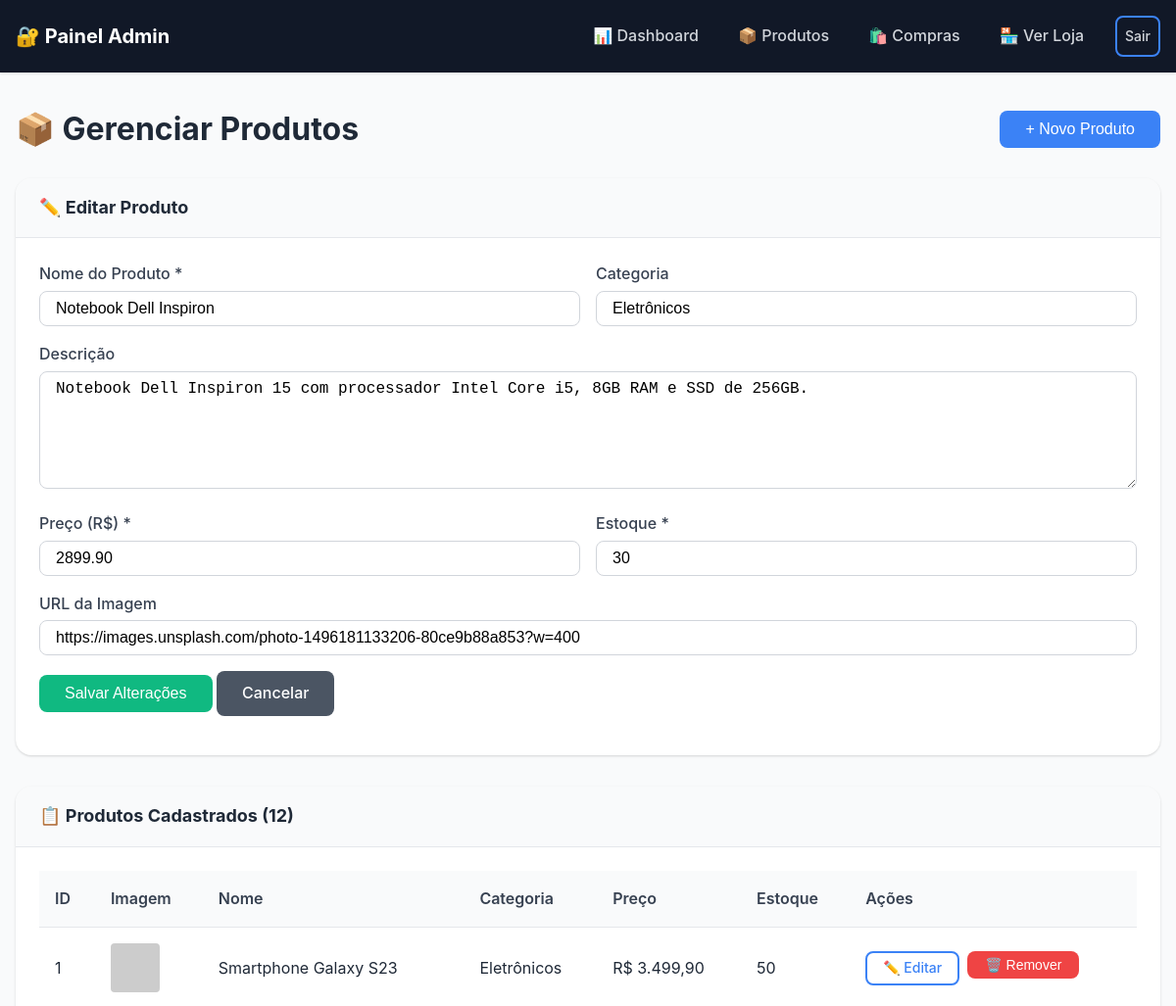
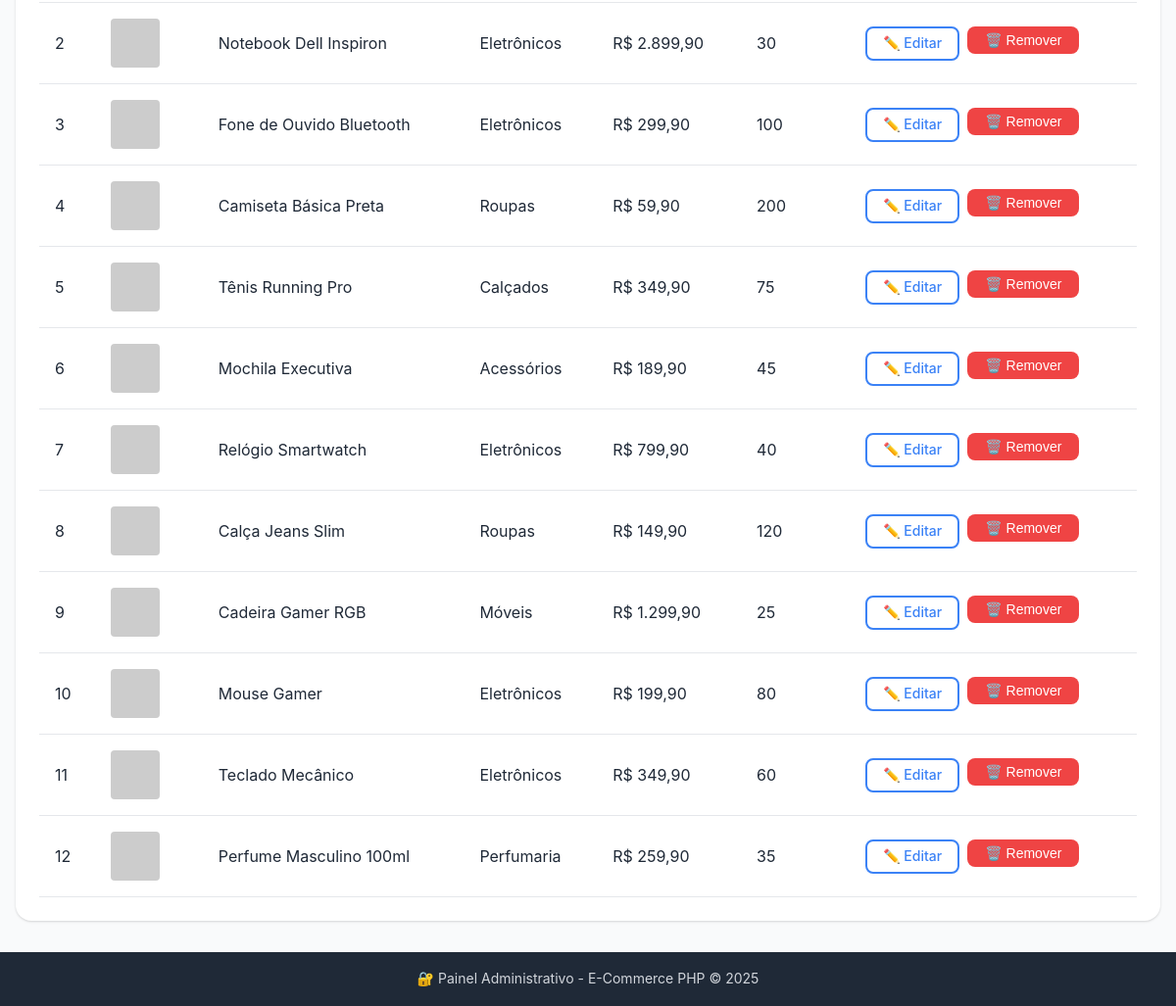
/admin/produtos.php?editar=2 (signed in), run on the app's committed database (2 pictures, top to bottom).
### tables this page shows
CREATE TABLE IF NOT EXISTS produtos (
    id INT AUTO_INCREMENT PRIMARY KEY,
    nome VARCHAR(200) NOT NULL,
    descricao TEXT,
    preco DECIMAL(10, 2) NOT NULL,
    estoque INT NOT NULL DEFAULT 0,
    categoria VARCHAR(50),
    imagem VARCHAR(500),
    ativo TINYINT(1) DEFAULT 1,
    data_cadastro TIMESTAMP DEFAULT CURRENT_TIMESTAMP,
    INDEX idx_categoria (categoria),
    INDEX idx_ativo (ativo)
);

### includes/functions.php (called while the page is built, shortened)
<?php
function escape($string) {
    return htmlspecialchars($string, ENT_QUOTES, 'UTF-8');
}
function formatMoney($value) {
    return 'R$ ' . number_format($value, 2, ',', '.');
}

### admin/produtos.php (the view, shortened to what this page needs)
<?php
require_once '../includes/functions.php';
$pdo = getConnection();
$editando = false;
$produtoEdit = null;
if (isset($_GET['editar'])) {
    $id = (int) $_GET['editar'];
    $stmt = $pdo->prepare("SELECT * FROM produtos WHERE id = ?");
    $stmt->execute([$id]);
    $produtoEdit = $stmt->fetch();
    if ($produtoEdit) {
        $editando = true;
    }
}
$produtos = $pdo->query("SELECT * FROM produtos WHERE ativo = 1 ORDER BY data_cadastro DESC")->fetchAll();
include 'includes/admin_header.php';
?>
<div class="admin-actions">
    <h1>📦 Gerenciar Produtos</h1>
    <button type="button" class="btn btn-primary" onclick="document.getElementById('formProduto').scrollIntoView({behavior: 'smooth'})">
        + Novo Produto
    </button>
</div>
<div class="card mb-2" id="formProduto">
    <div class="card-header">
        <h3><?php echo $editando ? '✏️ Editar Produto' : '➕ Novo Produto'; ?></h3>
    </div>
    <div class="card-body">
        <form method="POST" action="">
            <div class="form-row">
                <div class="form-group" style="flex: 2;">
                    <label for="nome" class="form-label">Nome do Produto *</label>
                    <input type="text"
                           id="nome"
                           name="nome"
                           class="form-control"
                           value="<?php echo $editando ? escape($produtoEdit['nome']) : ''; ?>"
                           required>
                </div>
                <div class="form-group" style="flex: 1;">
                    <label for="categoria" class="form-label">Categoria</label>
                    <input type="text"
                           id="categoria"
                           name="categoria"
                           class="form-control"
                           list="categorias"
                           value="<?php echo $editando ? escape($produtoEdit['categoria']) : ''; ?>">
                </div>
            </div>
            <div class="form-group">
                <label for="descricao" class="form-label">Descrição</label>
                <textarea id="descricao"
                          name="descricao"
                          class="form-control"
                          rows="3"><?php echo $editando ? escape($produtoEdit['descricao']) : ''; ?></textarea>
            </div>
            <div class="form-row">
                <div class="form-group">
                    <label for="preco" class="form-label">Preço (R$) *</label>
                    <input type="number"
                           id="preco"
                           name="preco"
                           class="form-control"
                           step="0.01"
                           min="0"
                           value="<?php echo $editando ? $produtoEdit['preco'] : ''; ?>"
                           required>
                </div>
                <div class="form-group">
                    <label for="estoque" class="form-label">Estoque *</label>
                    <input type="number"
                           id="estoque"
                           name="estoque"
                           class="form-control"
                           min="0"
                           value="<?php echo $editando ? $produtoEdit['estoque'] : '0'; ?>"
                           required>
                </div>
            </div>
            <div class="form-group">
                <label for="imagem" class="form-label">URL da Imagem</label>
                <input type="url"
                       id="imagem"
                       name="imagem"
                       class="form-control"
                       placeholder="https://exemplo.com/imagem.jpg"
                       value="<?php echo $editando ? escape($produtoEdit['imagem']) : ''; ?>">
            </div>
            <div class="form-group">
                <button type="submit" class="btn btn-success">
                    <?php echo $editando ? 'Salvar Alterações' : 'Cadastrar Produto'; ?>
                </button>
                <?php if ($editando): ?>
                    <a href="produtos.php" class="btn btn-secondary">Cancelar</a>
                <?php endif; ?>
            </div>
        </form>
    </div>
</div>
<div class="card">
    <div class="card-header">
        <h3>📋 Produtos Cadastrados (<?php echo count($produtos); ?>)</h3>
    </div>
    <div class="card-body">
        <?php if (empty($produtos)): ?>
            <p class="text-muted text-center">Nenhum produto cadastrado</p>
        <?php else: ?>
            <div class="table-responsive">
                <table class="table">
                    <thead>
                        <tr>
                            <th>ID</th>
                            <th>Imagem</th>
                            <th>Nome</th>
                            <th>Categoria</th>
                            <th>Preço</th>
                            <th>Estoque</th>
                            <th>Ações</th>
                        </tr>
                    </thead>
                    <tbody>
                        <?php foreach ($produtos as $produto): ?>
                            <tr>
                                <td><?php echo $produto['id']; ?></td>
                                <td>
                                    <img src="<?php echo escape($produto['imagem']); ?>"
                                         alt="<?php echo escape($produto['nome']); ?>"
                                         style="width: 50px; height: 50px; object-fit: cover; border-radius: 4px;"
                                         onerror="this.src='https://via.placeholder.com/50x50?text=Img'">
                                </td>
                                <td><?php echo escape($produto['nome']); ?></td>
                                <td><?php echo escape($produto['categoria']); ?></td>
                                <td><?php echo formatMoney($produto['preco']); ?></td>
                                <td>
                                    <span class="<?php echo $produto['estoque'] < 5 ? ($produto['estoque'] == 0 ? 'text-danger' : 'text-warning') : ''; ?>">
                                        <?php echo $produto['estoque']; ?>
                                    </span>
                                </td>
                                <td>
                                    <div class="table-actions">
                                        <a href="produtos.php?editar=<?php echo $produto['id']; ?>"
                                           class="btn btn-sm btn-outline">
                                            ✏️ Editar
                                        </a>
                                        <form method="POST" style="display: inline;"
                                              onsubmit="return confirm('Tem certeza que deseja remover este produto?')">
                                            <button type="submit" class="btn btn-sm btn-danger">
                                                🗑️ Remover
                                            </button>
                                        </form>
                                    </div>
                                </td>
                            </tr>
                        <?php endforeach; ?>
                    </tbody>
                </table>
            </div>
        <?php endif; ?>
    </div>
</div>
<?php include 'includes/admin_footer.php'; ?>

### css/style.css (style rules this page uses)
:root { --primary-color: #3b82f6; --primary-hover: #2563eb; --secondary-color: #6366f1; --success-color: #10b981; --warning-color: #f59e0b; --danger-color: #ef4444; --info-color: #06b6d4; --white: #ffffff; --gray-50: #f9fafb; --gray-100: #f3f4f6; --gray-200: #e5e7eb; --gray-300: #d1d5db; --gray-400: #9ca3af; --gray-500: #6b7280; --gray-600: #4b5563; --gray-700: #374151; --gray-800: #1f2937; --gray-900: #111827; --font-family: -apple-system, BlinkMacSystemFont, 'Segoe UI', Roboto, Oxygen, Ubuntu, sans-serif; --font-size-xs: 0.75rem; --font-size-sm: 0.875rem; --font-size-base: 1rem; --font-size-lg: 1.125rem; --font-size-xl: 1.25rem; --font-size-2xl: 1.5rem; --font-size-3xl: 1.875rem; --spacing-xs: 0.25rem; --spacing-sm: 0.5rem; --spacing-md: 1rem; --spacing-lg: 1.5rem; --spacing-xl: 2rem; --spacing-2xl: 3rem; --border-radius-sm: 0.25rem; --border-radius: 0.5rem; --border-radius-lg: 1rem; --border-radius-full: 9999px; --shadow-sm: 0 1px 2px 0 rgba(0, 0, 0, 0.05); --shadow: 0 1px 3px 0 rgba(0, 0, 0, 0.1), 0 1px 2px 0 rgba(0, 0, 0, 0.06); --shadow-md: 0 4px 6px -1px rgba(0, 0, 0, 0.1), 0 2px 4px -1px rgba(0, 0, 0, 0.06); --shadow-lg: 0 10px 15px -3px rgba(0, 0, 0, 0.1), 0 4px 6px -2px rgba(0, 0, 0, 0.05); --transition-fast: 150ms ease; --transition: 300ms ease; }
*, *::before, *::after { box-sizing: border-box; margin: 0; padding: 0; }
html { scroll-behavior: smooth; }
body { font-family: var(--font-family); font-size: var(--font-size-base); line-height: 1.6; color: var(--gray-800); background-color: var(--gray-50); min-height: 100vh; display: flex; flex-direction: column; }
img { max-width: 100%; height: auto; display: block; }
a { color: var(--primary-color); text-decoration: none; transition: color var(--transition-fast); }
.btn { display: inline-flex; align-items: center; justify-content: center; gap: var(--spacing-sm); padding: var(--spacing-sm) var(--spacing-lg); font-size: var(--font-size-base); font-weight: 500; border-radius: var(--border-radius); border: 2px solid transparent; cursor: pointer; transition: all var(--transition-fast); text-decoration: none; }
.btn-sm { padding: var(--spacing-xs) var(--spacing-md); font-size: var(--font-size-sm); }
.btn-primary { background: var(--primary-color); color: var(--white); }
.btn-secondary { background: var(--gray-600); color: var(--white); }
.btn-success { background: var(--success-color); color: var(--white); }
.btn-danger { background: var(--danger-color); color: var(--white); }
.btn-outline { background: transparent; border-color: var(--primary-color); color: var(--primary-color); }
.form-group { margin-bottom: var(--spacing-md); }
.form-label { display: block; margin-bottom: var(--spacing-xs); font-weight: 500; color: var(--gray-700); }
.form-control { width: 100%; padding: var(--spacing-sm) var(--spacing-md); font-size: var(--font-size-base); border: 1px solid var(--gray-300); border-radius: var(--border-radius); background: var(--white); transition: border-color var(--transition-fast), box-shadow var(--transition-fast); }
.form-control::placeholder { color: var(--gray-400); }
.form-row { display: grid; grid-template-columns: repeat(auto-fit, minmax(200px, 1fr)); gap: var(--spacing-md); }
textarea.form-control { min-height: 120px; resize: vertical; }
.card { background: var(--white); border-radius: var(--border-radius-lg); box-shadow: var(--shadow); overflow: hidden; }
.card-header { padding: var(--spacing-md) var(--spacing-lg); border-bottom: 1px solid var(--gray-200); background: var(--gray-50); }
.card-header h2, .card-header h3 { margin: 0; font-size: var(--font-size-lg); }
.card-body { padding: var(--spacing-lg); }
.table-responsive { overflow-x: auto; }
.table { width: 100%; border-collapse: collapse; background: var(--white); }
.table th, .table td { padding: var(--spacing-md); text-align: left; border-bottom: 1px solid var(--gray-200); }
.table th { background: var(--gray-50); font-weight: 600; color: var(--gray-700); }
.table-actions { display: flex; gap: var(--spacing-sm); }
.admin-actions { display: flex; justify-content: space-between; align-items: center; margin-bottom: var(--spacing-lg); }
.mb-2 { margin-bottom: var(--spacing-xl); }

### data on the page
produtos: nome "Notebook Dell Inspiron", categoria "Eletrônicos", descricao "Notebook Dell Inspiron 15 com processador Intel Core i5, 8GB RAM e SSD de 256GB.", preco "2899.90", estoque "30", imagem "https://images.unsplash.com/photo-1496181133206-80ce9b88a853?w=400", id "2", preco "R$ 2.899,90"
produtos: id "1", nome "Smartphone Galaxy S23", categoria "Eletrônicos", preco "R$ 3.499,90", estoque "50"
produtos: id "3", nome "Fone de Ouvido Bluetooth", categoria "Eletrônicos", preco "R$ 299,90", estoque "100"
produtos: id "4", nome "Camiseta Básica Preta", categoria "Roupas", preco "R$ 59,90", estoque "200"
produtos: id "5", nome "Tênis Running Pro", categoria "Calçados", preco "R$ 349,90", estoque "75"
produtos: id "6", nome "Mochila Executiva", categoria "Acessórios", preco "R$ 189,90", estoque "45"
produtos: id "7", nome "Relógio Smartwatch", categoria "Eletrônicos", preco "R$ 799,90", estoque "40"
produtos: id "8", nome "Calça Jeans Slim", categoria "Roupas", preco "R$ 149,90", estoque "120"
produtos: id "9", nome "Cadeira Gamer RGB", categoria "Móveis", preco "R$ 1.299,90", estoque "25"
produtos: id "10", nome "Mouse Gamer", categoria "Eletrônicos", preco "R$ 199,90", estoque "80"
produtos: id "11", nome "Teclado Mecânico", categoria "Eletrônicos", preco "R$ 349,90", estoque "60"
produtos: id "12", nome "Perfume Masculino 100ml", categoria "Perfumaria", preco "R$ 259,90", estoque "35"

### other printed values
count($produtos) "12"
